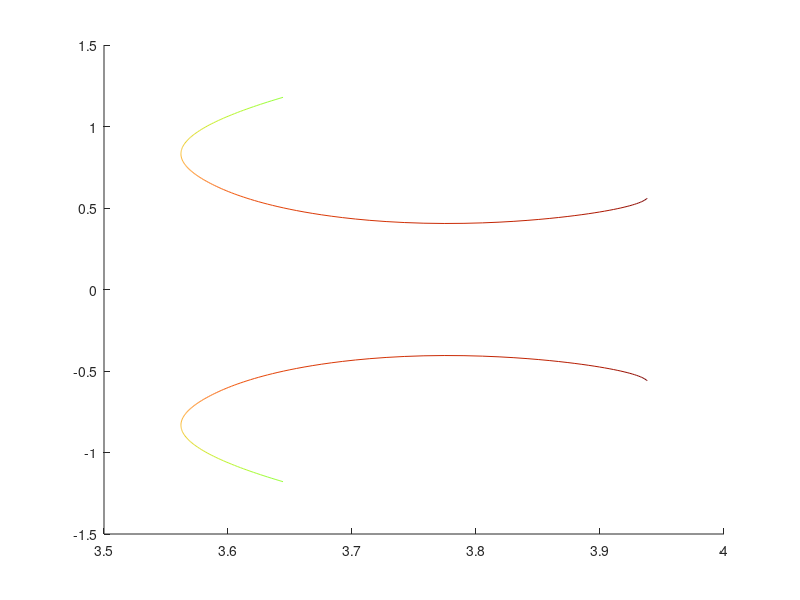

This chart was generated by the following MATLAB code: (Note: this script raises an error after producing the figure.)
% ellipse1.m 
% ellipse2.m
function plotfig04()
  figure(4)
  hold on
  h=colormap(turbo);
  
  % curve 1
  hh=load('ellipse1.mat');
  curve=hh.curve;
  nnn=hh.n;
  
  kk=3.777;
  
  for i=1:length(curve)-1
    x1=real(curve(i));
    x2=real(curve(i+1));
    y1=imag(curve(i));
    y2=imag(curve(i+1));
    plot([x1 x2],[y1,y2],'color',h(floor(nnn(i)*8),:))
    plot([x1 x2],[-y1,-y2],'color',h(floor(nnn(i)*8),:))
  end
  plot(kk,0,'b*')
  
  % curve 1
  hh=load('ellipse2.mat');
  curve=hh.curve;
  nnn=hh.n;
  
  kk=5.010;
  
  for i=1:length(curve)-1
    x1=real(curve(i));
    x2=real(curve(i+1));
    y1=imag(curve(i));
    y2=imag(curve(i+1));
    plot([x1 x2],[y1,y2],'color',h(floor(nnn(i)*8),:))
    plot([x1 x2],[-y1,-y2],'color',h(floor(nnn(i)*8),:))
  end
  plot(kk,0,'b*')
 
  colorbar
  caxis([1,32])
  axis equal
  axis([3 5.5 -1.5 1.5])
  xlabel('Re(\kappa)')
  ylabel('Im(\kappa)')
  hold off
  
  set(gcf,'renderer','Painters')
  print -depsc fig04.eps
end